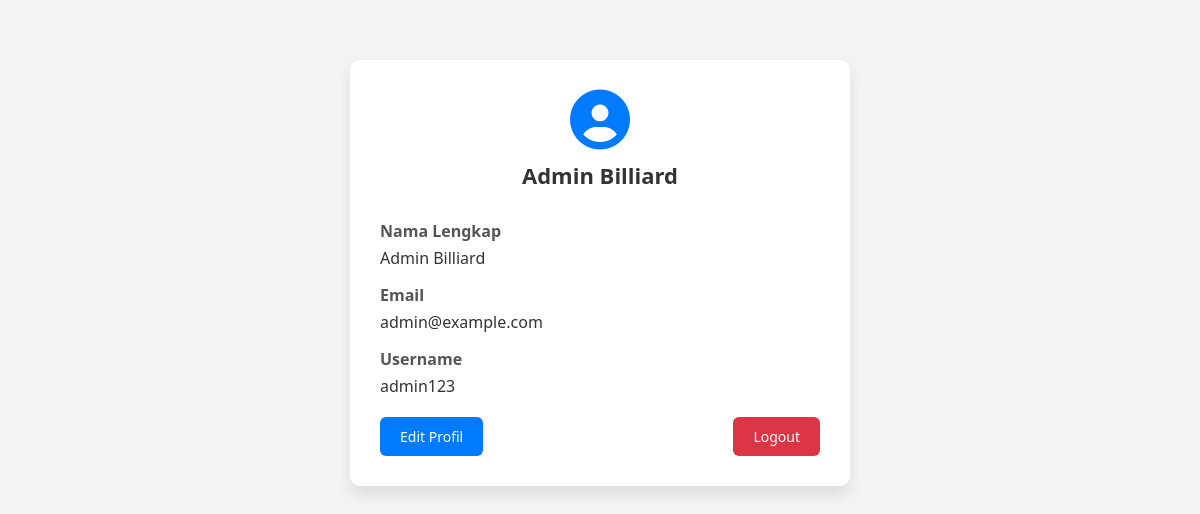
The page /profil.php (signed in) on the database its author committed.
### tables this page shows
CREATE TABLE users (
    id INT AUTO_INCREMENT PRIMARY KEY,
    name VARCHAR(255) NOT NULL,
    email VARCHAR(255) NOT NULL UNIQUE,
    username VARCHAR(255) NOT NULL UNIQUE,
    password VARCHAR(255) NOT NULL,
    role ENUM('admin', 'user') NOT NULL DEFAULT 'user',
    created_at TIMESTAMP DEFAULT CURRENT_TIMESTAMP
);

### profil.php (the view, shortened to what this page needs)
<?php
$host = "localhost";
$username = "root";
$password = "";
$dbname = "billiard_db";
try {
    $conn = new PDO("mysql:host=$host;dbname=$dbname", $username, $password);
    $conn->setAttribute(PDO::ATTR_ERRMODE, PDO::ERRMODE_EXCEPTION);
} catch (PDOException $e) {
    die("Koneksi gagal: " . $e->getMessage());
}
$stmt = $conn->prepare("SELECT name, email, username FROM users WHERE id = ?");
$stmt->execute([$_SESSION['user_id']]);
$user = $stmt->fetch(PDO::FETCH_ASSOC);
?>
<!DOCTYPE html>
<html lang="id">
<head>
    <link rel="stylesheet" href="https://cdnjs.cloudflare.com/ajax/libs/font-awesome/6.5.0/css/all.min.css"/>
</head>
<body>
    <div class="profile-container">
        <div class="profile-header">
            <i class="fas fa-user-circle"></i>
            <h2><?php echo htmlspecialchars($user['name']); ?></h2>
        </div>
        <div class="profile-info">
            <div class="info-item">
                <label>Nama Lengkap</label>
                <span><?php echo htmlspecialchars($user['name']); ?></span>
            </div>
            <div class="info-item">
                <label>Email</label>
                <span><?php echo htmlspecialchars($user['email']); ?></span>
            </div>
            <div class="info-item">
                <label>Username</label>
                <span><?php echo htmlspecialchars($user['username']); ?></span>
            </div>
        </div>
        <div class="profile-actions">
            <a href="editprofil.php">
                <button class="edit-btn">Edit Profil</button>
            </a>
            <a href="logout.php">
                <button class="logout-btn">Logout</button>
            </a>
        </div>
    </div>
</body>
</html>

### profil.php (style rules this page uses)
* { margin: 0; padding: 0; box-sizing: border-box; font-family: 'Segoe UI', sans-serif; }
body { background-color: #f4f4f4; }
.profile-container { max-width: 500px; margin: 60px auto; background: #fff; padding: 30px; border-radius: 10px; box-shadow: 0 8px 16px rgba(0,0,0,0.1); }
.profile-header { text-align: center; margin-bottom: 30px; }
.profile-header i { font-size: 60px; color: #007bff; margin-bottom: 10px; }
.profile-header h2 { margin: 0; font-size: 22px; color: #333; }
.profile-info { margin-bottom: 20px; }
.info-item { margin-bottom: 15px; }
.info-item label { font-weight: bold; display: block; color: #555; margin-bottom: 5px; }
.info-item span { color: #333; display: block; }
.profile-actions { display: flex; justify-content: space-between; }
.profile-actions button { padding: 10px 20px; border: none; border-radius: 6px; cursor: pointer; font-size: 14px; }
.edit-btn { background-color: #007bff; color: white; }
.logout-btn { background-color: #dc3545; color: white; }

### rows shown on the page
users: name "Admin Billiard", email "admin@example.com", username "admin123"
